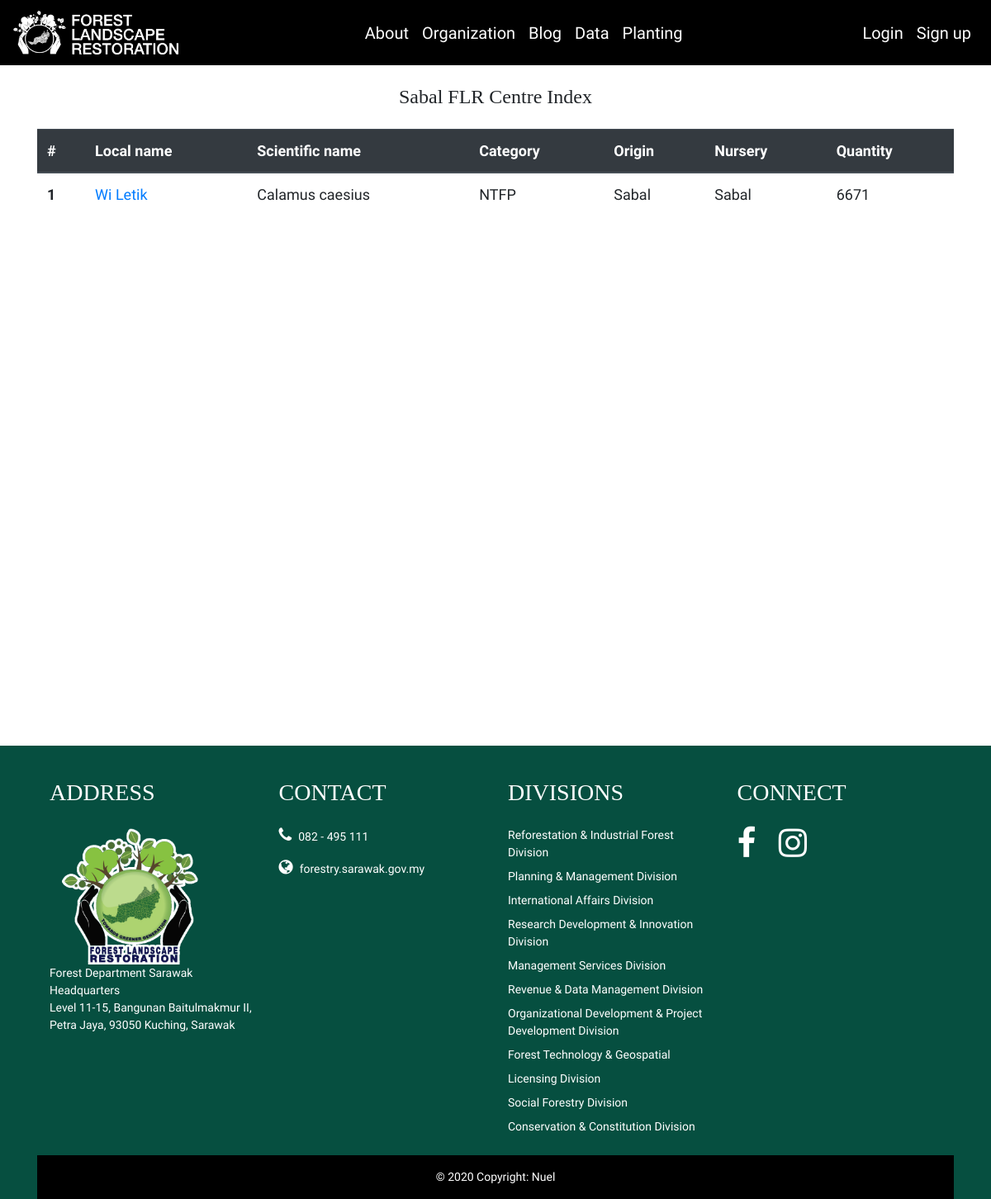
The page /data/sabal_index/ on the database as committed earlier.
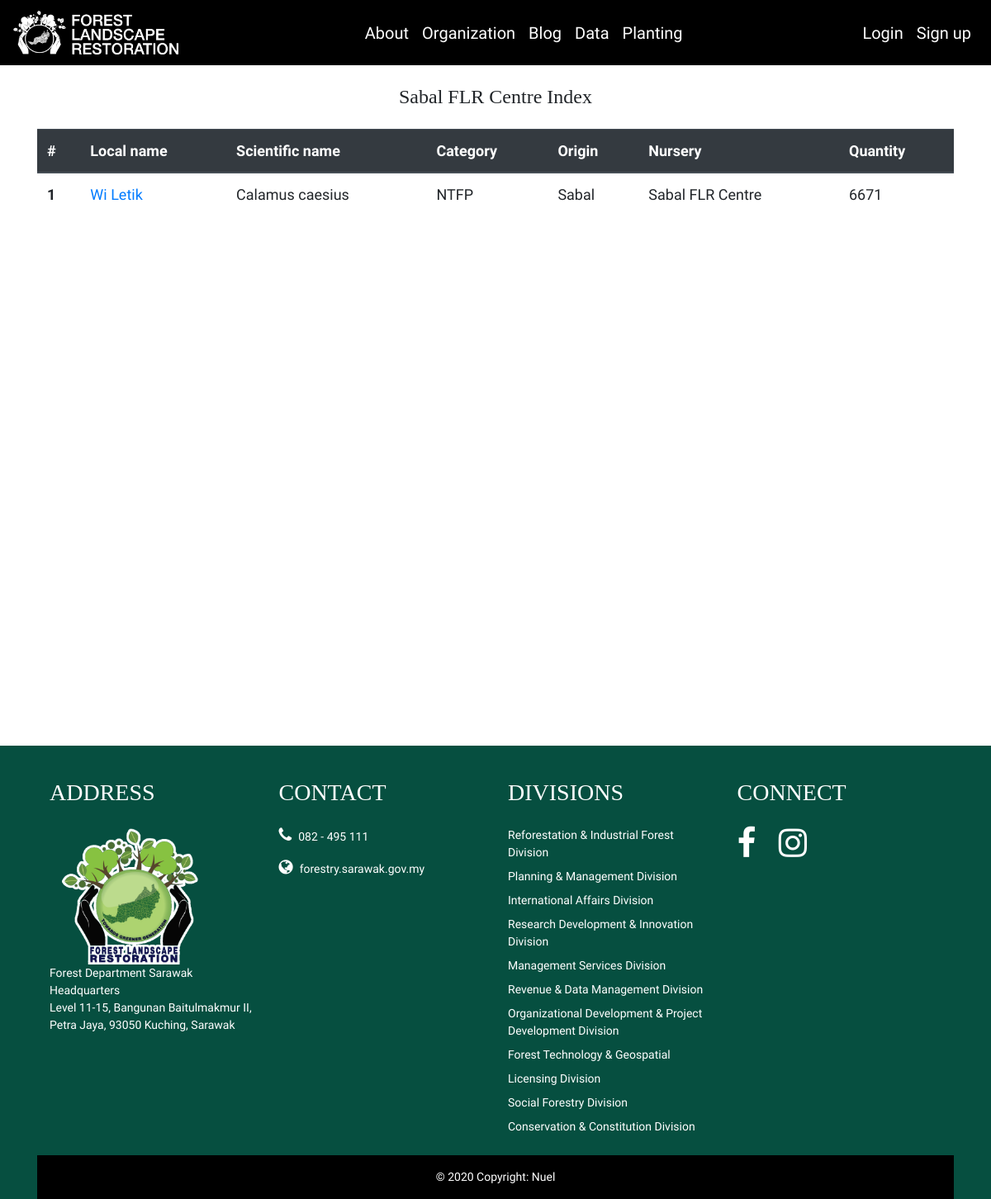
The same page on the database as committed later.
### dms/models.py (models this page shows, shortened)
class Seedling(models.Model):
	date_input = models.DateTimeField(auto_now_add=True)
	local_name = models.CharField(max_length=100)
	scientific_name = models.CharField(max_length=100)
	category = models.CharField(max_length=100)
	origin = models.CharField(max_length=100)
	nursery = models.CharField(max_length=100)
	remarks = models.CharField(max_length=200)
	description = models.TextField()
	quantity = models.IntegerField()
	seedling_img = models.ImageField('Seedling Image', null=True, blank=True, upload_to='seedling_img/')
	class Meta:
		ordering = ['-date_input']

### dms/views.py (the view)
# urls.py: path('sabal_index/', sabal_index, name='sabal_index'),
def sabal_index(request):
	sabal_nursery_index = data_object.filter(nursery__icontains='Sabal')
	return render(request, 'dms/sabal_index.html', {'sabal_nursery_index':sabal_nursery_index})

### dms/templates/dms/sabal_index.html
{% extends 'base.html' %}
{% block content %}
<div class="container mt-4">
	<h4 class="text-center">Sabal FLR Centre Index</h4>
	<table class="table mt-4">
		<thead class="thead-dark">
			<tr>
				<th scope="col">#</th>
				<th scope="col">Local name</th>
				<th scope="col">Scientific name</th>
				<th scope="col">Category</th>
				<th scope="col">Origin</th>
				<th scope="col">Nursery</th>
				<th scope="col">Quantity</th>
			</tr>
		</thead>
		<tbody>
			{% for data in sabal_nursery_index %}
			<tr>
				<th>{{ forloop.counter }}</th>
				<td>
					<a href="{% url 'seedling_detail' data.pk %}">
						{{ data.local_name }}
					</a>
				</td>
				<td>{{ data.scientific_name }}</td>
				<td>{{ data.category }}</td>
				<td>{{ data.origin }}</td>
				<td>{{ data.nursery }}</td>
				<td>{{ data.quantity }}</td>
			</tr>
			{% endfor %}
		</tbody>
	</table>
</div>
{% endblock %}

Rows that differ between the two databases and show on the page:
changed Seedling "Wi Letik": nursery "Sabal" → "Sabal FLR Centre"
